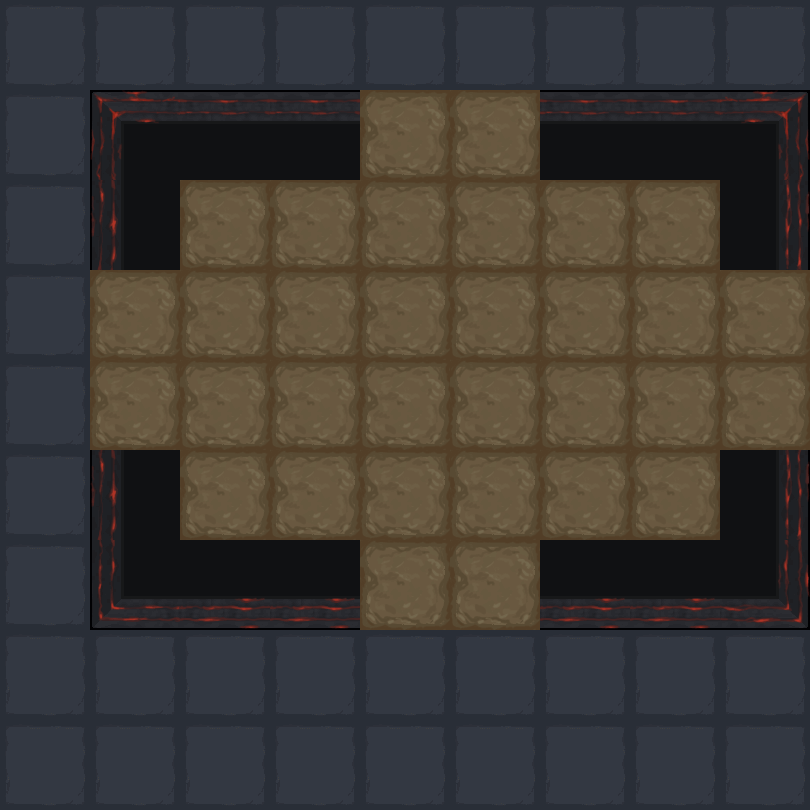

Rendered tile map (Tiled .tmx) drawn with the repository's tilesets; below, a short description and the map source with its tile grids summarised:
An orthogonal 9x9 tile map with 90x90 px tiles, 2 tile layers (地形, 障碍) and 48 objects (12x saveSelf, 10x map, 8x coalDoor, 6x playerPos, 6x coal, ...).

<map version="1.5" tiledversion="1.7.2" orientation="orthogonal" renderorder="right-down" width="9" height="9" tilewidth="90" tileheight="90" infinite="0" nextlayerid="4" nextobjectid="67">
 <properties>
  <property name="LRoR" type="int" value="0" />
 </properties>
 <tileset firstgid="1" name="1" tilewidth="90" tileheight="90" tilecount="100" columns="10">
  <image source="1.png" trans="ff00ff" width="900" height="900" />
 </tileset>
 <layer id="1" name="地形" width="9" height="9">
  <data>[81 cells, 81 non-empty, 2 distinct tile ids]</data>
 </layer>
 <layer id="2" name="障碍" width="9" height="9">
  <data>[81 cells, 16 non-empty, 8 distinct tile ids]</data>
 </layer>
 <objectgroup id="3" name="对象">
  <object id="3" name="coalDoor" x="360" y="90" width="90" height="90">
   <properties>
    <property name="LorR" type="int" value="1" />
    <property name="id" type="int" value="1" />
    <property name="motion" type="int" value="4" />
    <property name="rotate" type="int" value="0" />
   </properties>
  </object>
  <object id="9" name="playerPos" x="180" y="180" width="90" height="90" />
  <object id="10" name="coal" x="270" y="180" width="90" height="90" />
  <object id="11" name="playerPos" x="540" y="180" width="90" height="90" />
  <object id="12" name="coal" x="630" y="180" width="90" height="90" />
  <object id="13" name="playerPos" x="360" y="270" width="90" height="90" />
  <object id="14" name="coal" x="450" y="270" width="90" height="90" />
  <object id="15" name="playerPos" x="360" y="360" width="90" height="90" />
  <object id="16" name="coal" x="450" y="360" width="90" height="90" />
  <object id="17" name="coal" x="270" y="450" width="90" height="90" />
  <object id="18" name="playerPos" x="540" y="450" width="90" height="90" />
  <object id="19" name="coal" x="630" y="450" width="90" height="90" />
  <object id="20" name="playerPos" x="180" y="450" width="90" height="90" />
  <object id="21" name="switch" x="270" y="630" width="90" height="90" />
  <object id="39" name="switch" x="270" y="0" width="90" height="90" />
  <object id="22" name="switch" x="540" y="630" width="90" height="90" />
  <object id="40" name="switch" x="540" y="0" width="90" height="90" />
  <object id="41" name="light" x="630" y="270" width="90" height="90" />
  <object id="42" name="light" x="270" y="270" width="90" height="90" />
  <object id="32" name="coalDoor" x="450" y="90" width="90" height="90">
   <properties>
    <property name="LorR" type="int" value="2" />
    <property name="id" type="int" value="1" />
    <property name="motion" type="int" value="2" />
    <property name="rotate" type="int" value="0" />
   </properties>
  </object>
  <object id="33" name="coalDoor" x="720" y="270" width="90" height="90">
   <properties>
    <property name="LorR" type="int" value="2" />
    <property name="id" type="int" value="2" />
    <property name="motion" type="int" value="1" />
    <property name="rotate" type="int" value="90" />
   </properties>
  </object>
  <object id="34" name="coalDoor" x="720" y="360" width="90" height="90">
   <properties>
    <property name="LorR" type="int" value="1" />
    <property name="id" type="int" value="2" />
    <property name="motion" type="int" value="3" />
    <property name="rotate" type="int" value="90" />
   </properties>
  </object>
  <object id="35" name="coalDoor" x="90" y="270" width="90" height="90">
   <properties>
    <property name="LorR" type="int" value="1" />
    <property name="id" type="int" value="4" />
    <property name="motion" type="int" value="1" />
    <property name="rotate" type="int" value="270" />
   </properties>
  </object>
  <object id="43" name="map" x="180" y="270" width="90" height="90" />
  <object id="44" name="map" x="270" y="360" width="90" height="90" />
  <object id="46" name="map" x="630" y="360" width="90" height="90" />
  <object id="47" name="map" x="540" y="360" width="90" height="90" />
  <object id="48" name="map" x="540" y="270" width="90" height="90" />
  <object id="49" name="map" x="450" y="180" width="90" height="90" />
  <object id="50" name="map" x="360" y="180" width="90" height="90" />
  <object id="51" name="map" x="450" y="450" width="90" height="90" />
  <object id="52" name="map" x="360" y="450" width="90" height="90" />
  <object id="45" name="map" x="180" y="360" width="90" height="90" />
  <object id="36" name="coalDoor" x="90" y="360" width="90" height="90">
   <properties>
    <property name="LorR" type="int" value="2" />
    <property name="id" type="int" value="4" />
    <property name="motion" type="int" value="3" />
    <property name="rotate" type="int" value="270" />
   </properties>
  </object>
  <object id="37" name="coalDoor" x="360" y="540" width="90" height="90">
   <properties>
    <property name="LorR" type="int" value="2" />
    <property name="id" type="int" value="3" />
    <property name="motion" type="int" value="4" />
    <property name="rotate" type="int" value="180" />
   </properties>
  </object>
  <object id="38" name="coalDoor" x="450" y="540" width="90" height="90">
   <properties>
    <property name="LorR" type="int" value="1" />
    <property name="id" type="int" value="3" />
    <property name="motion" type="int" value="2" />
    <property name="rotate" type="int" value="180" />
   </properties>
  </object>
  <object id="53" name="saveSelf" x="450" y="0" width="90" height="90" />
  <object id="54" name="saveSelf" x="360" y="0" width="90" height="90" />
  <object id="55" name="saveSelf" x="360" y="630" width="90" height="90" />
  <object id="56" name="saveSelf" x="450" y="630" width="90" height="90" />
  <object id="57" name="saveSelf" x="720" y="630" width="90" height="90" />
  <object id="58" name="saveSelf" x="90" y="630" width="90" height="90" />
  <object id="59" name="saveSelf" x="630" y="630" width="90" height="90" />
  <object id="60" name="saveSelf" x="180" y="630" width="90" height="90" />
  <object id="61" name="saveSelf" x="180" y="0" width="90" height="90" />
  <object id="64" name="saveSelf" x="90" y="0" width="90" height="90" />
  <object id="65" name="saveSelf" x="630" y="0" width="90" height="90" />
  <object id="66" name="saveSelf" x="720" y="0" width="90" height="90" />
 </objectgroup>
</map>
